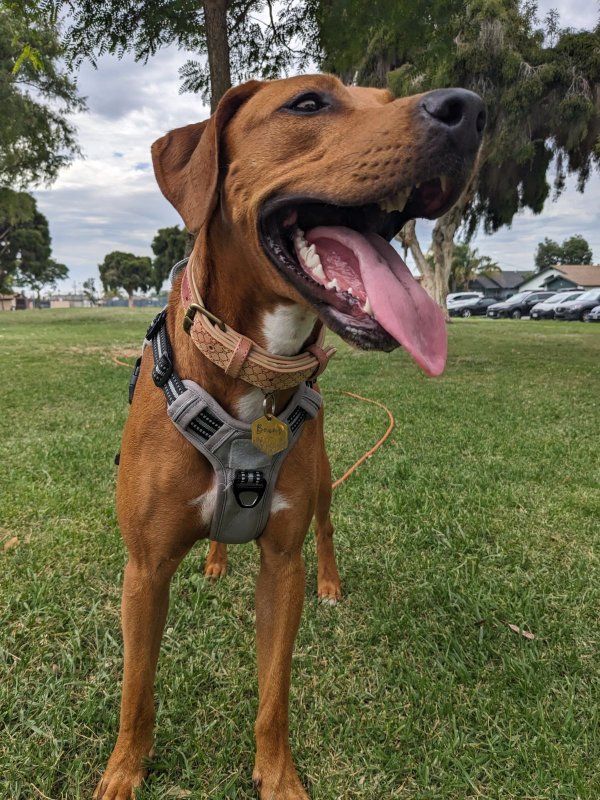
#> input picture Lecture_Notes/beans.jpg, 1200 x 1600 px (shown at 1/2 size)
$ jupyter execute --allow-errors Applications_of_the_SVD_and_Cluster_Analysis.ipynb   (shell and % lines are left out)
#> lines starting #> are read from the running program, lines starting #| are printed output that depends on the picture
### Lecture_Notes/math_596_image_analysis_helper_functions.py
import os
import numpy as np
import matplotlib.pyplot as plt
from skimage import io

# We need to be able to pass in a directory and build an image list
def file_builder(directory):
    image_list = []
    # iterate over files in
    # that directory
    for root, dirs, files in os.walk(directory):
        for filename in files:
            if filename != "Readme":
                image_list.append( io.imread(os.path.join(root, filename), as_gray=True) )
    return image_list

# We need a tool that converts images into grayscale (i.e. all pixel values in [0, 1])
# [31 lines left out: functions gray_scale_convert, image_comparison, zero_mean, mode_builder, not called in this run]

def mode_selector(u, s, thrshhld):
    indskp = np.log10(s/s[0]) >= -thrshhld
    return u[:, indskp]

def mode_projector(data_mat, u):
    return u @ (u.T @ data_mat)

### Lecture_Notes/Applications_of_the_SVD_and_Cluster_Analysis.ipynb
[cell 1]
import os

base_directory = os.getcwd()# store your base directory for easy reference
print(base_directory)

#assignment_two_data = os.pardir + '\\Assignments\\Homework_Two_Data\\'
assignment_two_data = os.pardir + '/Assignments/Homework_Two_Data'

[cell 2]
# Load core libraries and utilities
import numpy as np
import matplotlib.pyplot as plt
from skimage import io
from skimage.transform import resize
from sklearn.cluster import KMeans

from math_596_image_analysis_helper_functions import *
# Jupyter notebook "magic"

## Building Face Space

[cell 3]
# Build image lists for cropped and uncropped images
cropped_directory = assignment_two_data + '/CroppedYale/'
cropped_image_list = file_builder(cropped_directory)

[cell 4]
num_crp_images = len(cropped_image_list)
#> (the rest of this cell did not finish here and is left out)

## Naive Training Sets

[cell 5]
percentage_training = .75
mode_selection_threshhold = 2.

num_train_images = int(np.floor(percentage_training * num_crp_images))
train_indices = np.random.choice(np.arange(num_crp_images), num_train_images, replace=False)
#> (the rest of this cell did not finish here and is left out)

[cell 6]
test_choice_ind = 0
#> (the rest of this cell did not finish here and is left out)

## Less Naive Decompositions Because We Took Some Time to Learn Our Data

[cell 7]
num_angles = 64
fig, axes = plt.subplots(8, 8, figsize=(10, 5))
ax = axes.ravel()
#> (the rest of this cell did not finish here and is left out)

[cell 8]
percentage_training = .8
mode_selection_threshhold = 1.

num_distinct_people = int(num_crp_images/num_angles)
num_train_people = int(np.floor(percentage_training * num_distinct_people))
train_people = np.random.choice(np.arange(num_distinct_people), num_train_people, replace=False)

train_indices = np.zeros(num_train_people*num_angles, dtype=int)
for ll in range(num_train_people):
    train_indices[ll*num_angles:num_angles*(ll+1)] = np.arange(train_people[ll]*num_angles,(train_people[ll]+1)*num_angles)
#> (the rest of this cell did not finish here and is left out)

[cell 9]
test_choice_ind = 0
#> (the rest of this cell did not finish here and is left out)

## Projecting Beans

[cell 10]
beanie = io.imread('beans.jpg', as_gray=True)
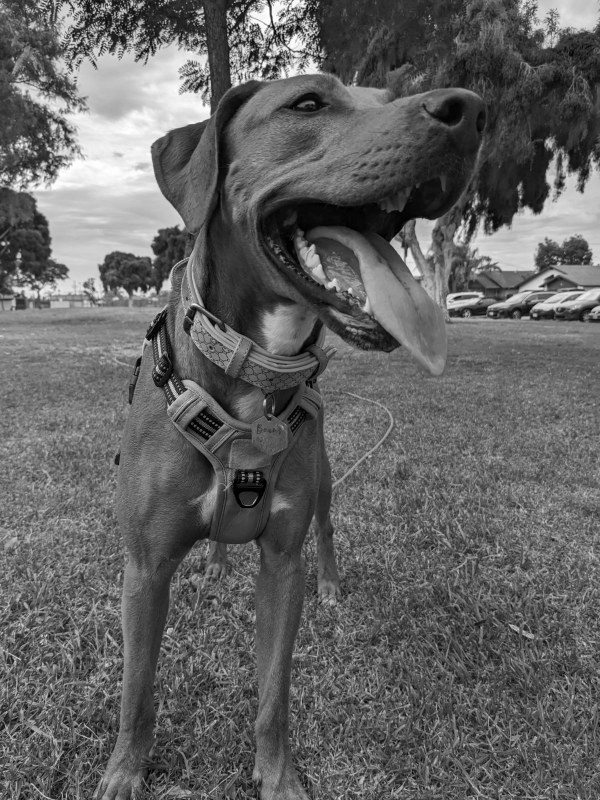
#> beanie: shape (1600, 1200) float64 (shown at 1/2 size); min 0, max 1, mean 0.391
#> (the rest of this cell did not finish here and is left out)


$ run again, with Lecture_Notes/STFT_1.0_4.0.png saved as Lecture_Notes/beans.jpg
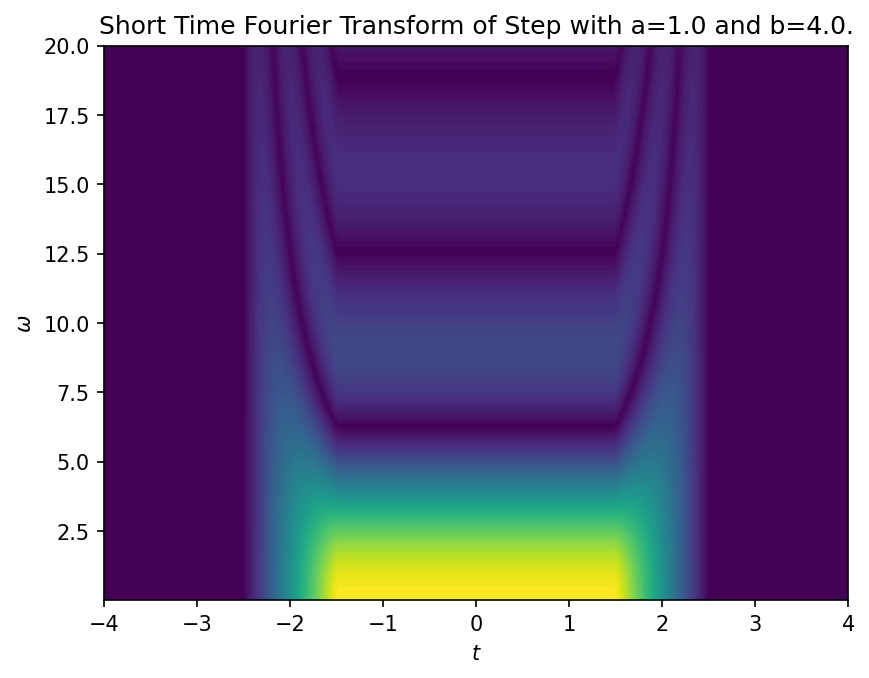
#> input picture Lecture_Notes/STFT_1.0_4.0.png, 869 x 678 px
#> `beanie = io.imread('beans.jpg', as_gray=True)`:
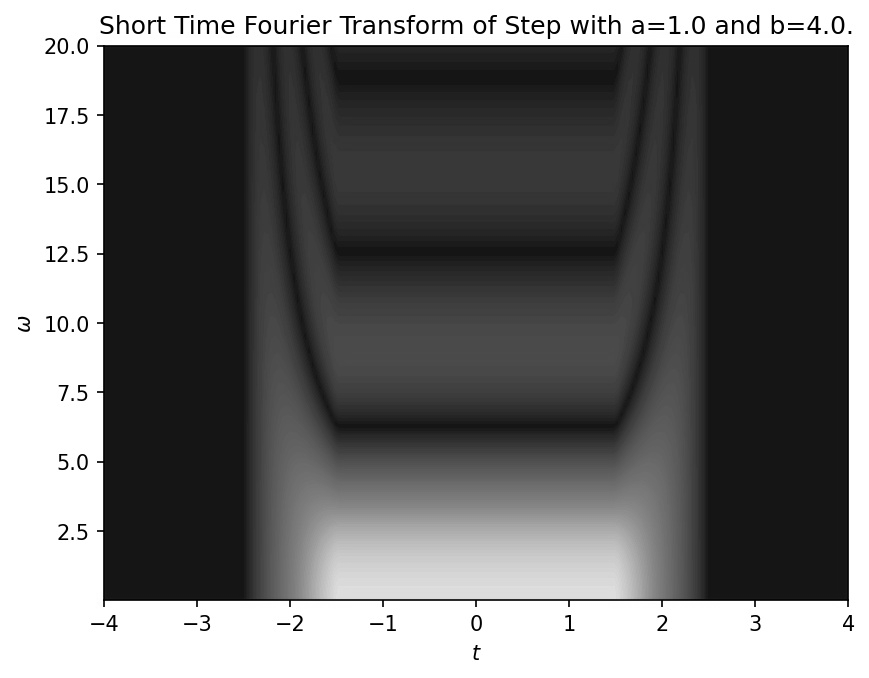
#> beanie: shape (678, 869) float64; min 0, max 1, mean 0.435
